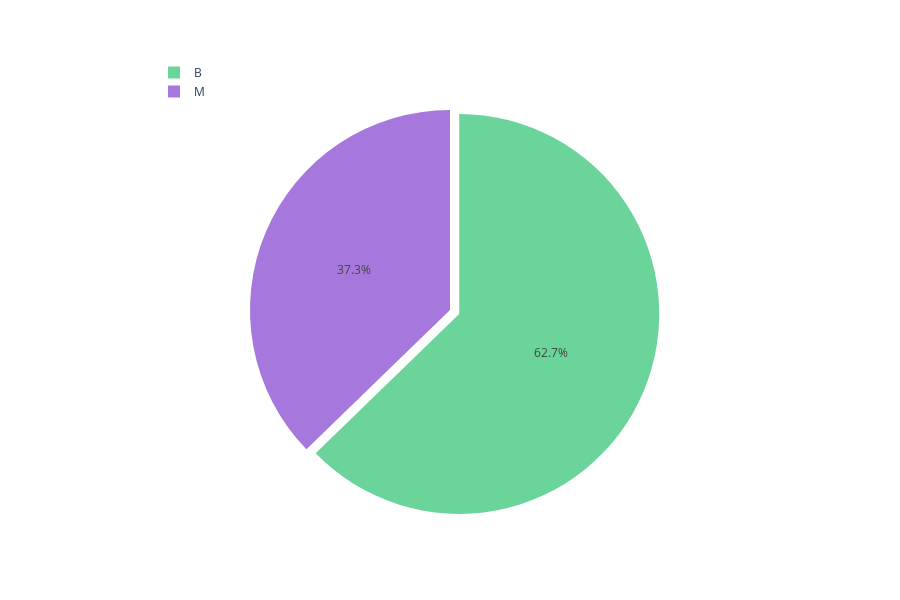

The cell this chart's notebook holds for it:
### Code cell
col = "diagnosis"
grouped = df[col].value_counts().reset_index()
grouped = grouped.rename(columns = {col : "count", "index" : col})

## plot
trace = go.Pie(labels=grouped[col], values=grouped['count'], pull=[0.05, 0], marker=dict(colors=["#6ad49b", "#a678de"]))
layout = go.Layout(title="", height=600, legend=dict(x=0.1, y=1.1))
fig = go.Figure(data = [trace], layout = layout)
iplot(fig)

### Figure 1 — Plotly figure (JSON) as saved in the notebook; plotly's stock layout.template omitted (floating-point values rounded to 4 significant figures)
{"data": [{"labels": ["B", "M"], "marker": {"colors": ["#6ad49b", "#a678de"]}, "pull": [0.05, 0], "type": "pie", "values": [357, 212]}], "layout": {"height": 600, "legend": {"x": 0.1, "y": 1.1}, "title": {"text": ""}}}
